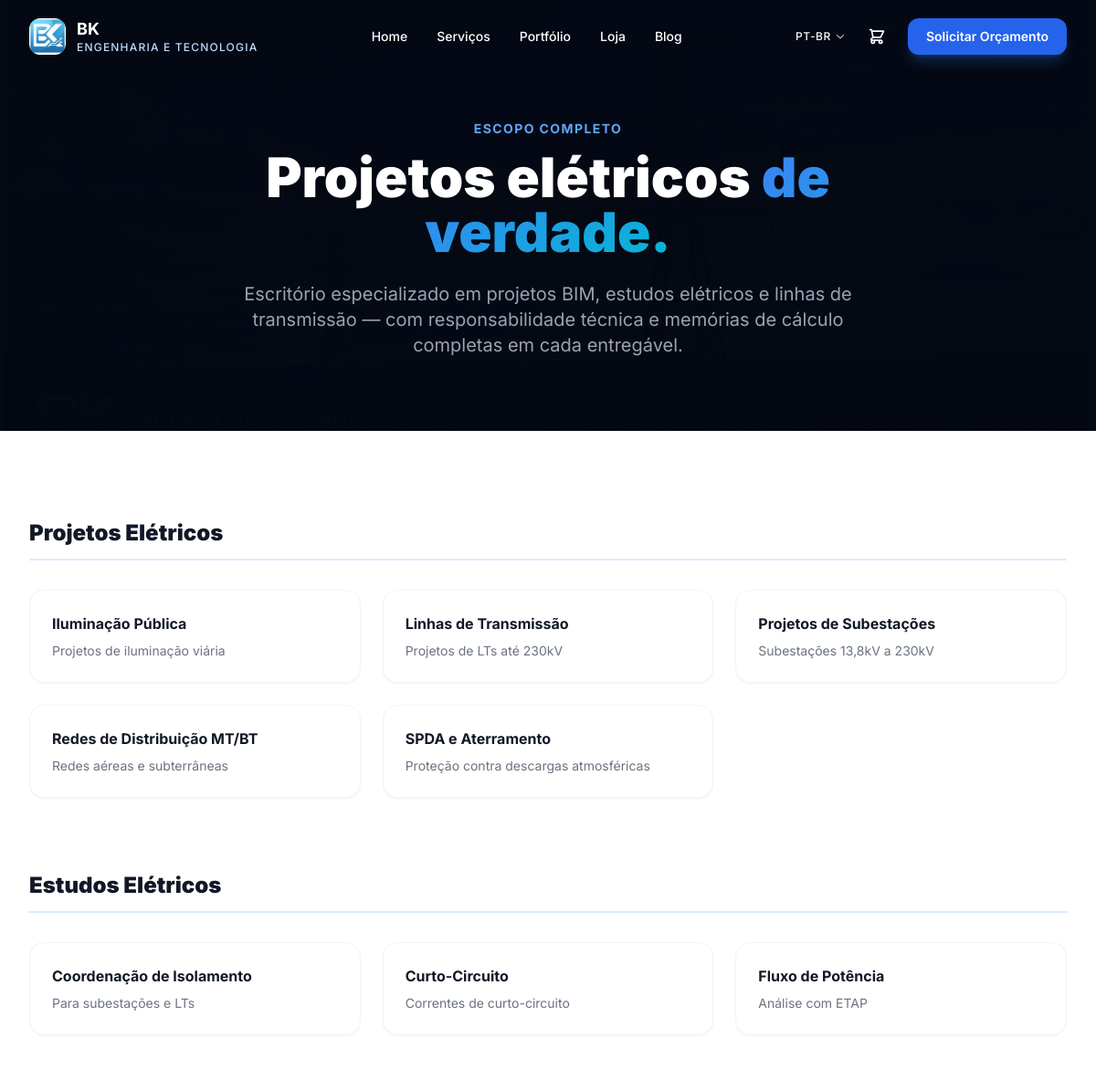
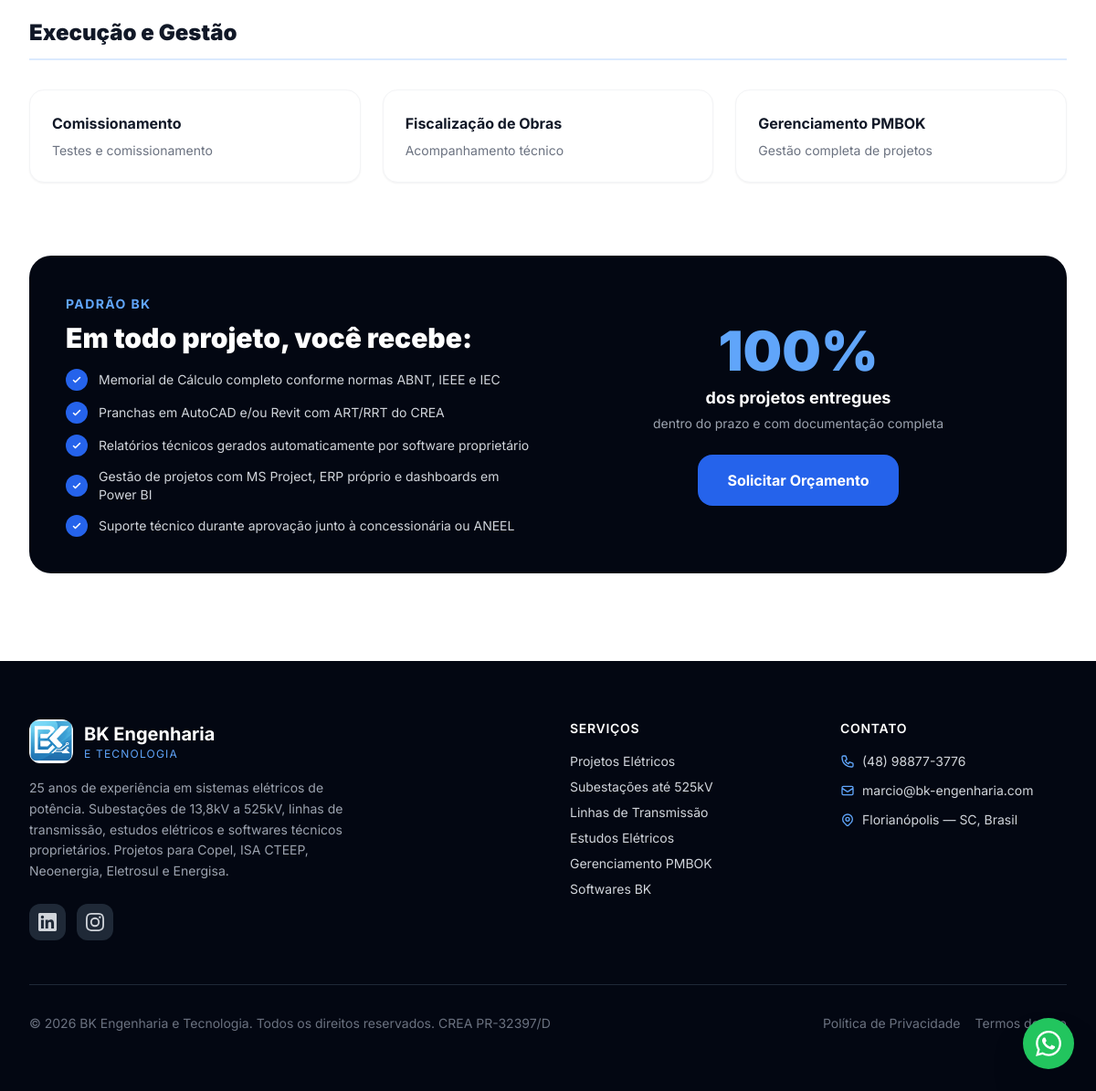
The page /servicos/ on the database its author committed (2 pictures, top to bottom).
### apps/servicos/models.py (models this page shows, shortened)
class CategoriaServico(models.Model):
    nome = models.CharField(_('Nome'), max_length=100)
    slug = models.SlugField(unique=True)
    icone = models.CharField(_('Ícone SVG/Heroicons'), max_length=80, blank=True)
    descricao = models.CharField(_('Descrição'), max_length=200, blank=True)
    ordem = models.IntegerField(_('Ordem'), default=0)
    class Meta:
        verbose_name = _('Categoria de Serviço')
        verbose_name_plural = _('Categorias de Serviços')
        ordering = ['ordem']

class Servico(models.Model):
    categoria = models.ForeignKey(CategoriaServico, on_delete=models.SET_NULL,
                                   null=True, related_name='servicos')
    nome = models.CharField(_('Nome'), max_length=150)
    slug = models.SlugField(unique=True, blank=True)
    descricao_curta = models.CharField(_('Descrição curta'), max_length=250)
    descricao = models.TextField(_('Descrição completa'))
    inclui = models.TextField(_('O que inclui'), blank=True, help_text='Um item por linha')
    normas = models.CharField(_('Normas aplicáveis'), max_length=300, blank=True)
    imagem = models.ImageField(_('Imagem'), upload_to='servicos/', blank=True, null=True)
    destaque = models.BooleanField(_('Em destaque'), default=False)
    ativo = models.BooleanField(_('Ativo'), default=True)
    ordem = models.IntegerField(_('Ordem'), default=0)
    meta_description = models.CharField(_('Meta Description'), max_length=160, blank=True)
    class Meta:
        verbose_name = _('Serviço')
        verbose_name_plural = _('Serviços')
        ordering = ['categoria__ordem', 'ordem', 'nome']

### apps/servicos/views.py (the view)
# urls.py: path('', views.lista, name='lista'),
def lista(request):
    categorias = CategoriaServico.objects.prefetch_related('servicos').filter(
        servicos__ativo=True).distinct().order_by('ordem')
    return render(request, 'servicos/lista.html', {'categorias': categorias})

### apps/core/context_processors.py (called while the page is built)
def site_config(request):
    return {
        'SITE_NAME': 'BK Engenharia e Tecnologia',
        'SITE_PHONE': '(48) 98877-3776',
        'SITE_EMAIL': 'marcio@bk-engenharia.com',
        'SITE_WHATSAPP': getattr(settings, 'WHATSAPP_NUMBER', '5548988773776'),
        'SITE_ADDRESS': 'Florianópolis — SC, Brasil',
        'SITE_LINKEDIN': 'https://linkedin.com/company/bk-engenharia',
        'SITE_INSTAGRAM': 'https://instagram.com/bkengenharia',
    }

### templates/servicos/lista.html (shortened to what this page needs)
{% extends 'base.html' %}
{% load static %}
{% block content %}
<div class="bg-gray-950 pt-32 pb-20 relative overflow-hidden">
  <div class="absolute inset-0 opacity-10">
    <div class="absolute inset-0 bg-gray-950/90"></div>
  </div>
  <div class="relative max-w-4xl mx-auto px-4 text-center">
    <span class="text-blue-400 text-sm font-bold uppercase tracking-widest">Escopo Completo</span>
    <h1 class="text-5xl lg:text-6xl font-black text-white mt-3 mb-6 leading-tight">
      Projetos elétricos <span class="gradient-text">de verdade.</span>
    </h1>
    <p class="text-gray-400 text-xl max-w-2xl mx-auto">
      Escritório especializado em projetos BIM, estudos elétricos e linhas de transmissão — com responsabilidade técnica e memórias de cálculo completas em cada entregável.
    </p>
  </div>
</div>
<section class="py-24 bg-white">
  <div class="max-w-7xl mx-auto px-4 sm:px-6 lg:px-8">
    {% for categoria in categorias %}
    <div class="mb-20">
      <h2 class="text-2xl font-black text-gray-900 mb-8 pb-3 border-b-2 border-blue-100">{{ categoria.nome }}</h2>
      <div class="grid md:grid-cols-2 lg:grid-cols-3 gap-6">
        {% for servico in categoria.servicos.all %}
        {% if servico.ativo %}
        <a href="{% url 'servicos:detalhe' servico.slug %}"
           class="bg-white rounded-2xl p-6 shadow-sm border border-gray-100 card-hover group">
          <h3 class="font-bold text-gray-900 mb-2 group-hover:text-blue-600 transition-colors">{{ servico.nome }}</h3>
          <p class="text-gray-500 text-sm">{{ servico.descricao_curta }}</p>
        </a>
        {% endif %}
        {% endfor %}
      </div>
    </div>
    {% endfor %}
    <div class="bg-gray-950 rounded-3xl p-10 text-white">
      <div class="grid md:grid-cols-2 gap-10 items-center">
        <div>
          <span class="text-blue-400 text-sm font-bold uppercase tracking-widest">Padrão BK</span>
          <h3 class="text-3xl font-black mt-2 mb-4">Em todo projeto, você recebe:</h3>
          <div class="space-y-3">
            <div class="flex items-center gap-3">
              <div class="w-6 h-6 bg-blue-600 rounded-full flex items-center justify-center flex-shrink-0">
                <svg class="w-3 h-3 text-white" fill="none" stroke="currentColor" viewBox="0 0 24 24"><path stroke-linecap="round" stroke-linejoin="round" stroke-width="3" d="M5 13l4 4L19 7"/></svg>
              </div>
              <span class="text-gray-300 text-sm">Memorial de Cálculo completo conforme normas ABNT, IEEE e IEC</span>
            </div>
            <div class="flex items-center gap-3">
              <div class="w-6 h-6 bg-blue-600 rounded-full flex items-center justify-center flex-shrink-0">
                <svg class="w-3 h-3 text-white" fill="none" stroke="currentColor" viewBox="0 0 24 24"><path stroke-linecap="round" stroke-linejoin="round" stroke-width="3" d="M5 13l4 4L19 7"/></svg>
              </div>
              <span class="text-gray-300 text-sm">Pranchas em AutoCAD e/ou Revit com ART/RRT do CREA</span>
            </div>
            <div class="flex items-center gap-3">
              <div class="w-6 h-6 bg-blue-600 rounded-full flex items-center justify-center flex-shrink-0">
                <svg class="w-3 h-3 text-white" fill="none" stroke="currentColor" viewBox="0 0 24 24"><path stroke-linecap="round" stroke-linejoin="round" stroke-width="3" d="M5 13l4 4L19 7"/></svg>
              </div>
              <span class="text-gray-300 text-sm">Relatórios técnicos gerados automaticamente por software proprietário</span>
            </div>
            <div class="flex items-center gap-3">
              <div class="w-6 h-6 bg-blue-600 rounded-full flex items-center justify-center flex-shrink-0">
                <svg class="w-3 h-3 text-white" fill="none" stroke="currentColor" viewBox="0 0 24 24"><path stroke-linecap="round" stroke-linejoin="round" stroke-width="3" d="M5 13l4 4L19 7"/></svg>
              </div>
              <span class="text-gray-300 text-sm">Gestão de projetos com MS Project, ERP próprio e dashboards em Power BI</span>
            </div>
            <div class="flex items-center gap-3">
              <div class="w-6 h-6 bg-blue-600 rounded-full flex items-center justify-center flex-shrink-0">
                <svg class="w-3 h-3 text-white" fill="none" stroke="currentColor" viewBox="0 0 24 24"><path stroke-linecap="round" stroke-linejoin="round" stroke-width="3" d="M5 13l4 4L19 7"/></svg>
              </div>
              <span class="text-gray-300 text-sm">Suporte técnico durante aprovação junto à concessionária ou ANEEL</span>
            </div>
          </div>
        </div>
        <div class="text-center">
          <div class="text-6xl font-black text-blue-400 mb-2">100%</div>
          <div class="text-white font-bold text-lg">dos projetos entregues</div>
          <div class="text-gray-400 text-sm mt-1">dentro do prazo e com documentação completa</div>
          <a href="{% url 'contato:contato' %}"
             class="inline-block mt-6 bg-blue-600 hover:bg-blue-500 text-white font-bold px-8 py-4 rounded-2xl transition-all hover:-translate-y-1">
            Solicitar Orçamento
          </a>
        </div>
      </div>
    </div>
  </div>
</section>
{% endblock %}

### templates/base.html (style rules this page uses)
.gradient-text { background: linear-gradient(135deg, #3b82f6 0%, #06b6d4 100%); -webkit-background-clip: text; -webkit-text-fill-color: transparent; background-clip: text; }
.card-hover { transition: transform 0.3s ease, box-shadow 0.3s ease; }

### rows shown on the page
CategoriaServico: nome "Projetos Elétricos"
Servico: nome "Iluminação Pública", descricao_curta "Projetos de iluminação viária"
Servico: nome "Linhas de Transmissão", descricao_curta "Projetos de LTs até 230kV"
Servico: nome "Projetos de Subestações", descricao_curta "Subestações 13,8kV a 230kV"
Servico: nome "Redes de Distribuição MT/BT", descricao_curta "Redes aéreas e subterrâneas"
Servico: nome "SPDA e Aterramento", descricao_curta "Proteção contra descargas atmosféricas"
CategoriaServico: nome "Estudos Elétricos"
Servico: nome "Coordenação de Isolamento", descricao_curta "Para subestações e LTs"
Servico: nome "Curto-Circuito", descricao_curta "Correntes de curto-circuito"
Servico: nome "Fluxo de Potência", descricao_curta "Análise com ETAP"
CategoriaServico: nome "Execução e Gestão"
Servico: nome "Comissionamento", descricao_curta "Testes e comissionamento"
Servico: nome "Fiscalização de Obras", descricao_curta "Acompanhamento técnico"
Servico: nome "Gerenciamento PMBOK", descricao_curta "Gestão completa de projetos"

### other values the page prints
{{ LANGUAGE_CODE|upper }} "PT-BR"
{{ SITE_PHONE }} "(48) 98877-3776"
{{ SITE_EMAIL }} "marcio@bk-engenharia.com"
{{ SITE_ADDRESS }} "Florianópolis — SC, Brasil"
